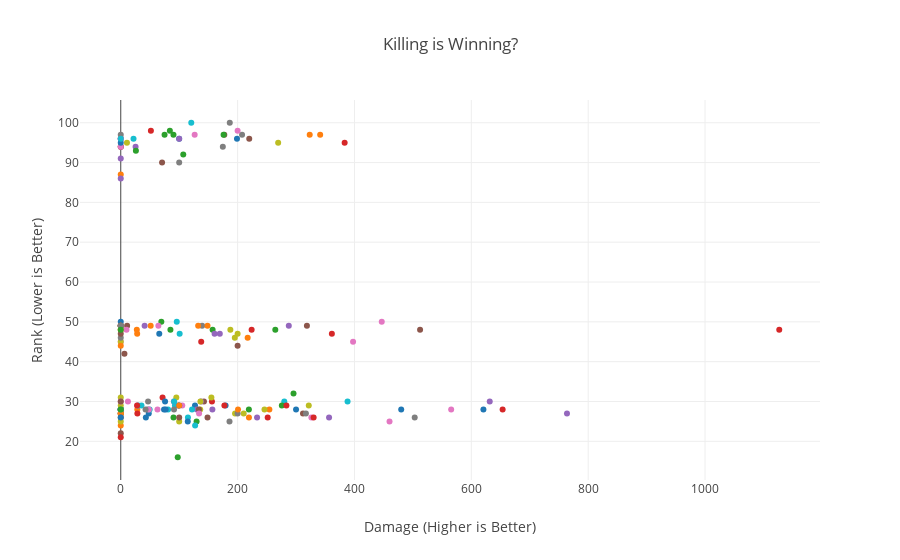

This figure's notebook cell:
### Code cell
#I want to see the relationship between maxPlace, the true ranking from 1-100, with damageDealt.
#In other words, do you get better ranking if you deal more damage, and logically, by getting in fights?
data = []
for asset in np.random.choice(PG_train['Id'].unique(), 200):
    asset_df = PG_train[(PG_train['Id'] == asset)]

    data.append(go.Scatter(
        x = asset_df['damageDealt'].values,
        y = asset_df['maxPlace'].values,
        name = asset,
        showlegend=False
    ))
layout = go.Layout(dict(title = "Killing is Winning?",
                  xaxis = dict(title = 'Damage (Higher is Better)'),
                  yaxis = dict(title = 'Rank (Lower is Better)'),
                  ),legend=dict(
                orientation="h"))
py.iplot(dict(data=data, layout=layout), filename='basic-line')

### Figure 1 — Plotly figure (JSON) as saved in the notebook; plotly's stock layout.template omitted (floating-point values rounded to 4 significant figures)
{"data": [{"name": "c578e4d0dbc98b", "showlegend": false, "type": "scatter", "uid": "a4c4a230-e07b-11e8-ac3d-0088653b14b4", "x": [0], "y": [28]}, {"name": "0b57bf9f8c593b", "showlegend": false, "type": "scatter", "uid": "a4caef46-e07b-11e8-8a2c-0088653b14b4", "x": [28.38], "y": [28]}, {"name": "fc71536a17b2e2", "showlegend": false, "type": "scatter", "uid": "a4cb029c-e07b-11e8-9c4b-0088653b14b4", "x": [157.2], "y": [48]}, {"name": "7ee673d4f9d977", "showlegend": false, "type": "scatter", "uid": "a4cb0490-e07b-11e8-bf4a-0088653b14b4", "x": [251.5], "y": [26]}, {"name": "0a9f5227314bbb", "showlegend": false, "type": "scatter", "uid": "a4cb067a-e07b-11e8-a741-0088653b14b4", "x": [0], "y": [28]}, {"name": "df7aefcd8a75e3", "showlegend": false, "type": "scatter", "uid": "a4cb0834-e07b-11e8-a389-0088653b14b4", "x": [98.53], "y": [29]}, {"name": "e7f625f277bc52", "showlegend": false, "type": "scatter", "uid": "a4cb09e2-e07b-11e8-9809-0088653b14b4", "x": [0], "y": [45]}, {"name": "ba65a95ab6d515", "showlegend": false, "type": "scatter", "uid": "a4cb0bca-e07b-11e8-b22f-0088653b14b4", "x": [139.3], "y": [49]}, {"name": "17cebdc60befd7", "showlegend": false, "type": "scatter", "uid": "a4cb0d8c-e07b-11e8-8f97-0088653b14b4", "x": [210.4], "y": [27]}, {"name": "fbf7ad5f302bdc", "showlegend": false, "type": "scatter", "uid": "a4cb0f30-e07b-11e8-a72c-0088653b14b4", "x": [21.85], "y": [96]}, {"name": "c5029a9370d6eb", "showlegend": false, "type": "scatter", "uid": "a4cb10fa-e07b-11e8-9b2a-0088653b14b4", "x": [47.97], "y": [27]}, {"name": "ddf94bb108a308", "showlegend": false, "type": "scatter", "uid": "a4cb12a8-e07b-11e8-a047-0088653b14b4", "x": [0], "y": [87]}, {"name": "5c1bc6783f3927", "showlegend": false, "type": "scatter", "uid": "a4cb1458-e07b-11e8-95ed-0088653b14b4", "x": [264.5], "y": [48]}, {"name": "7c225a0a108370", "showlegend": false, "type": "scatter", "uid": "a4cb162e-e07b-11e8-bbe1-0088653b14b4", "x": [71.54], "y": [31]}, {"name": "c6353a77e1c78f", "showlegend": false, "type": "scatter", "uid": "a4cb17f0-e07b-11e8-8223-0088653b14b4", "x": [169.5], "y": [47]}, {"name": "fa3e39d8a91f81", "showlegend": false, "type": "scatter", "uid": "a4cb198a-e07b-11e8-9b9a-0088653b14b4", "x": [177.2], "y": [97]}, {"name": "50a6b80babf569", "showlegend": false, "type": "scatter", "uid": "a4cb1b58-e07b-11e8-a935-0088653b14b4", "x": [326.2], "y": [26]}, {"name": "93d47a15d4805e", "showlegend": false, "type": "scatter", "uid": "a4cb1d18-e07b-11e8-b1bd-0088653b14b4", "x": [207.6], "y": [97]}, {"name": "f2d96351620cbb", "showlegend": false, "type": "scatter", "uid": "a4cb1ec6-e07b-11e8-bc65-0088653b14b4", "x": [0], "y": [45]}, {"name": "9b78bca20825de", "showlegend": false, "type": "scatter", "uid": "a4cb209c-e07b-11e8-832e-0088653b14b4", "x": [115], "y": [26]}, {"name": "394a8a49652bbf", "showlegend": false, "type": "scatter", "uid": "a4cb2240-e07b-11e8-9441-0088653b14b4", "x": [74.07], "y": [28]}, {"name": "07bc8e49c7745c", "showlegend": false, "type": "scatter", "uid": "a4cb23ee-e07b-11e8-b76d-0088653b14b4", "x": [254.4], "y": [28]}, {"name": "15b06a1c894b01", "showlegend": false, "type": "scatter", "uid": "a4cb25cc-e07b-11e8-a22f-0088653b14b4", "x": [219.3], "y": [28]}, {"name": "f496fe4be805d7", "showlegend": false, "type": "scatter", "uid": "a4cb27c2-e07b-11e8-a162-0088653b14b4", "x": [137.7], "y": [45]}, {"name": "e0e84287c7b08b", "showlegend": false, "type": "scatter", "uid": "a4cb2934-e07b-11e8-b0de-0088653b14b4", "x": [631.5], "y": [30]}, {"name": "fbcee201be5be4", "showlegend": false, "type": "scatter", "uid": "a4cb2af6-e07b-11e8-8578-0088653b14b4", "x": [311.9], "y": [27]}, {"name": "73442274e99faf", "showlegend": false, "type": "scatter", "uid": "a4cb2c9a-e07b-11e8-8fb3-0088653b14b4", "x": [12.3], "y": [30]}, {"name": "24d686e6078da6", "showlegend": false, "type": "scatter", "uid": "a4cb2e1e-e07b-11e8-9e86-0088653b14b4", "x": [0], "y": [46]}, {"name": "b48987e6ac2e34", "showlegend": false, "type": "scatter", "uid": "a4cb2fd8-e07b-11e8-8bbe-0088653b14b4", "x": [0], "y": [31]}, {"name": "5ead29203ea643", "showlegend": false, "type": "scatter", "uid": "a4cb3154-e07b-11e8-b6cb-0088653b14b4", "x": [0], "y": [28]}, {"name": "ef82c38fb03f5f", "showlegend": false, "type": "scatter", "uid": "a4cb32da-e07b-11e8-84d2-0088653b14b4", "x": [0], "y": [96]}, {"name": "3fdd98b2d11f60", "showlegend": false, "type": "scatter", "uid": "a4cb347e-e07b-11e8-bbdb-0088653b14b4", "x": [0], "y": [49]}, {"name": "f338d5784d7e3f", "showlegend": false, "type": "scatter", "uid": "a4cb360c-e07b-11e8-ba4b-0088653b14b4", "x": [129.8], "y": [25]}, {"name": "422ca7180615a0", "showlegend": false, "type": "scatter", "uid": "a4cb37b4-e07b-11e8-ba86-0088653b14b4", "x": [51.6], "y": [98]}, {"name": "79e2914938b07d", "showlegend": false, "type": "scatter", "uid": "a4cb392e-e07b-11e8-a191-0088653b14b4", "x": [0], "y": [91]}, {"name": "e2470869df64a7", "showlegend": false, "type": "scatter", "uid": "a4cb3ab4-e07b-11e8-8d72-0088653b14b4", "x": [148.5], "y": [26]}, {"name": "8d60d987ad963b", "showlegend": false, "type": "scatter", "uid": "a4cb3c58-e07b-11e8-9af7-0088653b14b4", "x": [62.87], "y": [28]}, {"name": "b63897bde4eaff", "showlegend": false, "type": "scatter", "uid": "a4cb3de8-e07b-11e8-9dc3-0088653b14b4", "x": [186.1], "y": [25]}, {"name": "b0f564470b50bc", "showlegend": false, "type": "scatter", "uid": "a4cb3fa8-e07b-11e8-b85b-0088653b14b4", "x": [10.62], "y": [95]}, {"name": "fe51a82713a67b", "showlegend": false, "type": "scatter", "uid": "a4cb4162-e07b-11e8-be4a-0088653b14b4", "x": [0], "y": [28]}, {"name": "a5b570ddacc54c", "showlegend": false, "type": "scatter", "uid": "a4cb42de-e07b-11e8-946e-0088653b14b4", "x": [300], "y": [28]}, {"name": "90937dd595ef2a", "showlegend": false, "type": "scatter", "uid": "a4cb446e-e07b-11e8-9345-0088653b14b4", "x": [28.1], "y": [47]}, {"name": "87e799b1812f76", "showlegend": false, "type": "scatter", "uid": "a4cb4612-e07b-11e8-a9b9-0088653b14b4", "x": [90.3], "y": [26]}, {"name": "188391c8933122", "showlegend": false, "type": "scatter", "uid": "a4cb47ac-e07b-11e8-8e6f-0088653b14b4", "x": [0], "y": [94]}, {"name": "7f4e66ff52db77", "showlegend": false, "type": "scatter", "uid": "a4cb4928-e07b-11e8-bc58-0088653b14b4", "x": [0], "y": [96]}, {"name": "8c7cffac451deb", "showlegend": false, "type": "scatter", "uid": "a4cb4acc-e07b-11e8-b063-0088653b14b4", "x": [200], "y": [44]}, {"name": "d7563e52a1f386", "showlegend": false, "type": "scatter", "uid": "a4cb4c52-e07b-11e8-b675-0088653b14b4", "x": [397.6], "y": [45]}, {"name": "ce3d9c1de1a87e", "showlegend": false, "type": "scatter", "uid": "a4cb4de2-e07b-11e8-879c-0088653b14b4", "x": [0], "y": [28]}, {"name": "afda8feca04717", "showlegend": false, "type": "scatter", "uid": "a4cb4fe2-e07b-11e8-8dc1-0088653b14b4", "x": [195.6], "y": [27]}, {"name": "a6b9ca48b6f35c", "showlegend": false, "type": "scatter", "uid": "a4cb51ca-e07b-11e8-8405-0088653b14b4", "x": [92.76], "y": [29]}, {"name": "201566c183567c", "showlegend": false, "type": "scatter", "uid": "a4cb535a-e07b-11e8-a5bc-0088653b14b4", "x": [127.1], "y": [29]}, {"name": "8d0ccc07bff6e7", "showlegend": false, "type": "scatter", "uid": "a4cb5512-e07b-11e8-a81c-0088653b14b4", "x": [148.5], "y": [49]}, {"name": "eb5d675eeb67d5", "showlegend": false, "type": "scatter", "uid": "a4cb56ac-e07b-11e8-9494-0088653b14b4", "x": [69.46], "y": [50]}, {"name": "aed42507cec188", "showlegend": false, "type": "scatter", "uid": "a4cb581e-e07b-11e8-a81f-0088653b14b4", "x": [156.1], "y": [30]}, {"name": "96ea9b5964ac0f", "showlegend": false, "type": "scatter", "uid": "a4cb59ae-e07b-11e8-ab5f-0088653b14b4", "x": [0], "y": [27]}, {"name": "52e2831ea7d8df", "showlegend": false, "type": "scatter", "uid": "a4cb5b34-e07b-11e8-8cca-0088653b14b4", "x": [0], "y": [22]}, {"name": "4efaf49814a1b5", "showlegend": false, "type": "scatter", "uid": "a4cb5cc6-e07b-11e8-9954-0088653b14b4", "x": [28.2], "y": [29]}, {"name": "366584a8e7f6c2", "showlegend": false, "type": "scatter", "uid": "a4cb5e68-e07b-11e8-b147-0088653b14b4", "x": [0], "y": [28]}, {"name": "0a0ac6bb57bcbe", "showlegend": false, "type": "scatter", "uid": "a4cb5fe4-e07b-11e8-aa17-0088653b14b4", "x": [0], "y": [48]}, {"name": "a43f6f6ab92f53", "showlegend": false, "type": "scatter", "uid": "a4cb6162-e07b-11e8-9614-0088653b14b4", "x": [388.2], "y": [30]}, {"name": "79a8da3ffa6fb3", "showlegend": false, "type": "scatter", "uid": "a4cb62fa-e07b-11e8-ae23-0088653b14b4", "x": [620.7], "y": [28]}, {"name": "aef5b9988568c0", "showlegend": false, "type": "scatter", "uid": "a4cb648a-e07b-11e8-8d78-0088653b14b4", "x": [219.4], "y": [26]}, {"name": "70d1ced81b4065", "showlegend": false, "type": "scatter", "uid": "a4cb661a-e07b-11e8-bd1a-0088653b14b4", "x": [97.52], "y": [16]}, {"name": "06a150a5c5f03c", "showlegend": false, "type": "scatter", "uid": "a4cb67be-e07b-11e8-b22b-0088653b14b4", "x": [653.6], "y": [28]}, {"name": "316ec5fbde673e", "showlegend": false, "type": "scatter", "uid": "a4cb6958-e07b-11e8-a92c-0088653b14b4", "x": [233.3], "y": [26]}, {"name": "51b9cb5c29ca8f", "showlegend": false, "type": "scatter", "uid": "a4cb6ade-e07b-11e8-9f27-0088653b14b4", "x": [219.9], "y": [96]}, {"name": "f55c0800fc5204", "showlegend": false, "type": "scatter", "uid": "a4cb6d2c-e07b-11e8-8f40-0088653b14b4", "x": [0], "y": [96]}, {"name": "93ba4aded4a2cf", "showlegend": false, "type": "scatter", "uid": "a4cb71be-e07b-11e8-8697-0088653b14b4", "x": [46.21], "y": [28]}, {"name": "2f09f45ec5f4df", "showlegend": false, "type": "scatter", "uid": "a4cb740c-e07b-11e8-a459-0088653b14b4", "x": [155.1], "y": [31]}, {"name": "85f1f8a4ae7c97", "showlegend": false, "type": "scatter", "uid": "a4cb770c-e07b-11e8-8a8b-0088653b14b4", "x": [100.8], "y": [47]}, {"name": "514033b9b53e7f", "showlegend": false, "type": "scatter", "uid": "a4cb79f4-e07b-11e8-94e6-0088653b14b4", "x": [0], "y": [50]}, {"name": "4d1a7d20778d7e", "showlegend": false, "type": "scatter", "uid": "a4cb7c22-e07b-11e8-8bd0-0088653b14b4", "x": [51.23], "y": [49]}, {"name": "7759652a5a8417", "showlegend": false, "type": "scatter", "uid": "a4cb7dd0-e07b-11e8-9ed1-0088653b14b4", "x": [84.06], "y": [98]}, {"name": "fd8f1612d0b036", "showlegend": false, "type": "scatter", "uid": "a4cb7f4c-e07b-11e8-8959-0088653b14b4", "x": [0], "y": [28]}, {"name": "f5515a782a2478", "showlegend": false, "type": "scatter", "uid": "a4cb80c8-e07b-11e8-8c55-0088653b14b4", "x": [130.1], "y": [28]}, {"name": "90b4887a39c8aa", "showlegend": false, "type": "scatter", "uid": "a4cb8280-e07b-11e8-a8c0-0088653b14b4", "x": [0], "y": [94]}, {"name": "fdcb42db5146fb", "showlegend": false, "type": "scatter", "uid": "a4cb8410-e07b-11e8-b3e8-0088653b14b4", "x": [0], "y": [94]}, {"name": "88e6b0fcdcf137", "showlegend": false, "type": "scatter", "uid": "a4cb85a8-e07b-11e8-a964-0088653b14b4", "x": [186.6], "y": [100]}, {"name": "c4b8164ef5d8ee", "showlegend": false, "type": "scatter", "uid": "a4cb874c-e07b-11e8-b26b-0088653b14b4", "x": [136], "y": [28]}, {"name": "8b4abd673de9e2", "showlegend": false, "type": "scatter", "uid": "a4cb88e8-e07b-11e8-8786-0088653b14b4", "x": [0], "y": [28]}, {"name": "634b6e1b20dc8e", "showlegend": false, "type": "scatter", "uid": "a4cb8a6e-e07b-11e8-8af1-0088653b14b4", "x": [100], "y": [96]}, {"name": "aa025cac8e4879", "showlegend": false, "type": "scatter", "uid": "a4cb8c62-e07b-11e8-9a20-0088653b14b4", "x": [323.4], "y": [97]}, {"name": "662eda44cabdcb", "showlegend": false, "type": "scatter", "uid": "a4cb8df4-e07b-11e8-a653-0088653b14b4", "x": [75], "y": [97]}, {"name": "1d27c1add7c542", "showlegend": false, "type": "scatter", "uid": "a4cb8f64-e07b-11e8-b33b-0088653b14b4", "x": [1127], "y": [48]}, {"name": "a15a2a49009a8d", "showlegend": false, "type": "scatter", "uid": "a4cb9146-e07b-11e8-bcbf-0088653b14b4", "x": [100], "y": [96]}, {"name": "191fafc85c5342", "showlegend": false, "type": "scatter", "uid": "a4cb92d4-e07b-11e8-878f-0088653b14b4", "x": [142.4], "y": [30]}, {"name": "6eec22e503ff13", "showlegend": false, "type": "scatter", "uid": "a4cb9482-e07b-11e8-af96-0088653b14b4", "x": [446.7], "y": [50]}, {"name": "8ad4061ccd8ac5", "showlegend": false, "type": "scatter", "uid": "a4cb9608-e07b-11e8-92ff-0088653b14b4", "x": [316.9], "y": [27]}, {"name": "b1e409454574e8", "showlegend": false, "type": "scatter", "uid": "a4cb978c-e07b-11e8-9d53-0088653b14b4", "x": [200], "y": [47]}, {"name": "41d52195d695dc", "showlegend": false, "type": "scatter", "uid": "a4cb9934-e07b-11e8-bd28-0088653b14b4", "x": [29.84], "y": [29]}, {"name": "47b3b9511dfc84", "showlegend": false, "type": "scatter", "uid": "a4cb9ae2-e07b-11e8-8db8-0088653b14b4", "x": [114.7], "y": [25]}, {"name": "09ce41b72bc67f", "showlegend": false, "type": "scatter", "uid": "a4cb9c70-e07b-11e8-95a0-0088653b14b4", "x": [27.48], "y": [48]}, {"name": "ab0807deea9fa1", "showlegend": false, "type": "scatter", "uid": "a4cb9e0a-e07b-11e8-929b-0088653b14b4", "x": [0], "y": [49]}, {"name": "1e9d0cc3331ad8", "showlegend": false, "type": "scatter", "uid": "a4cb9f9a-e07b-11e8-90c1-0088653b14b4", "x": [0], "y": [27]}, {"name": "9b9c449760fb6c", "showlegend": false, "type": "scatter", "uid": "a4cba11e-e07b-11e8-b0a0-0088653b14b4", "x": [0], "y": [86]}, {"name": "9e4605acacd0d7", "showlegend": false, "type": "scatter", "uid": "a4cba2cc-e07b-11e8-b2aa-0088653b14b4", "x": [0], "y": [27]}, {"name": "55533dbe8ebfcc", "showlegend": false, "type": "scatter", "uid": "a4cba44a-e07b-11e8-998d-0088653b14b4", "x": [105.3], "y": [29]}, {"name": "4ecc1d5d062125", "showlegend": false, "type": "scatter", "uid": "a4cba5c6-e07b-11e8-a051-0088653b14b4", "x": [100], "y": [90]}, {"name": "3e59d94725b544", "showlegend": false, "type": "scatter", "uid": "a4cba774-e07b-11e8-b43a-0088653b14b4", "x": [321.8], "y": [29]}, {"name": "df6f28f7a401a2", "showlegend": false, "type": "scatter", "uid": "a4cba8fa-e07b-11e8-b3af-0088653b14b4", "x": [0], "y": [28]}, {"name": "33155d20c15572", "showlegend": false, "type": "scatter", "uid": "a4cbaa8a-e07b-11e8-b12a-0088653b14b4", "x": [100], "y": [29]}, {"name": "1ad25c71702e3c", "showlegend": false, "type": "scatter", "uid": "a4cbabfa-e07b-11e8-8ee8-0088653b14b4", "x": [0], "y": [48]}, {"name": "e2b350f8f06201", "showlegend": false, "type": "scatter", "uid": "a4cbadb4-e07b-11e8-ad11-0088653b14b4", "x": [0], "y": [49]}, {"name": "e9cb300f680cc0", "showlegend": false, "type": "scatter", "uid": "a4cbaf58-e07b-11e8-b81f-0088653b14b4", "x": [383.2], "y": [95]}, {"name": "acebbf30827f98", "showlegend": false, "type": "scatter", "uid": "a4cbb0de-e07b-11e8-ad3d-0088653b14b4", "x": [137.3], "y": [30]}, {"name": "0ab67d8ec7b030", "showlegend": false, "type": "scatter", "uid": "a4cbb282-e07b-11e8-81f8-0088653b14b4", "x": [133.8], "y": [28]}, {"name": "61ea3d0004eef9", "showlegend": false, "type": "scatter", "uid": "a4cbb408-e07b-11e8-b267-0088653b14b4", "x": [460], "y": [25]}, {"name": "30415b09ace8f2", "showlegend": false, "type": "scatter", "uid": "a4cbb598-e07b-11e8-bdef-0088653b14b4", "x": [200], "y": [27]}, {"name": "8bd542c4898ab8", "showlegend": false, "type": "scatter", "uid": "a4cbb746-e07b-11e8-9833-0088653b14b4", "x": [0], "y": [27]}, {"name": "336850794931c3", "showlegend": false, "type": "scatter", "uid": "a4cbb8c2-e07b-11e8-9c99-0088653b14b4", "x": [81], "y": [28]}, {"name": "66ff741d9e11a7", "showlegend": false, "type": "scatter", "uid": "a4cbba52-e07b-11e8-a943-0088653b14b4", "x": [42.96], "y": [26]}, {"name": "434b7215686d15", "showlegend": false, "type": "scatter", "uid": "a4cbbbec-e07b-11e8-ad5e-0088653b14b4", "x": [0], "y": [49]}, {"name": "128cbf304b8e67", "showlegend": false, "type": "scatter", "uid": "a4cbbd7a-e07b-11e8-a1d8-0088653b14b4", "x": [176], "y": [97]}, {"name": "91ac9472b7f40a", "showlegend": false, "type": "scatter", "uid": "a4cbbf1e-e07b-11e8-bb9e-0088653b14b4", "x": [0], "y": [49]}, {"name": "8ebf937298e2f8", "showlegend": false, "type": "scatter", "uid": "a4cbc09c-e07b-11e8-b287-0088653b14b4", "x": [0], "y": [49]}, {"name": "03114ba92f81fc", "showlegend": false, "type": "scatter", "uid": "a4cbc218-e07b-11e8-a4a5-0088653b14b4", "x": [0], "y": [47]}, {"name": "d8c1bb57ab00e1", "showlegend": false, "type": "scatter", "uid": "a4cbc3da-e07b-11e8-8f43-0088653b14b4", "x": [0], "y": [96]}, {"name": "bd0a5e311842f2", "showlegend": false, "type": "scatter", "uid": "a4cbc574-e07b-11e8-b464-0088653b14b4", "x": [503.1], "y": [26]}, {"name": "e2950da535fae4", "showlegend": false, "type": "scatter", "uid": "a4cbc706-e07b-11e8-b960-0088653b14b4", "x": [0], "y": [29]}, {"name": "5cbbc113556c76", "showlegend": false, "type": "scatter", "uid": "a4cbc88a-e07b-11e8-8b74-0088653b14b4", "x": [122], "y": [28]}, {"name": "bf3f5963fee697", "showlegend": false, "type": "scatter", "uid": "a4cbca10-e07b-11e8-81d3-0088653b14b4", "x": [179.4], "y": [29]}, {"name": "8aba633052dc07", "showlegend": false, "type": "scatter", "uid": "a4cbcb9e-e07b-11e8-8487-0088653b14b4", "x": [0], "y": [27]}, {"name": "27a5f9687671bc", "showlegend": false, "type": "scatter", "uid": "a4cbcd46-e07b-11e8-8698-0088653b14b4", "x": [90.21], "y": [97]}, {"name": "ed4ece608e23ec", "showlegend": false, "type": "scatter", "uid": "a4cbced4-e07b-11e8-a02a-0088653b14b4", "x": [361.3], "y": [47]}, {"name": "c8fdc72204b59b", "showlegend": false, "type": "scatter", "uid": "a4cbd05a-e07b-11e8-844e-0088653b14b4", "x": [160.6], "y": [47]}, {"name": "0a5770018947cd", "showlegend": false, "type": "scatter", "uid": "a4cbd1e2-e07b-11e8-bfab-0088653b14b4", "x": [318.6], "y": [49]}, {"name": "477736adf06ec9", "showlegend": false, "type": "scatter", "uid": "a4cbd370-e07b-11e8-9095-0088653b14b4", "x": [134], "y": [27]}, {"name": "ea60c8294b22ec", "showlegend": false, "type": "scatter", "uid": "a4cbd4f6-e07b-11e8-94f4-0088653b14b4", "x": [0], "y": [28]}, {"name": "3eec10eeba66da", "showlegend": false, "type": "scatter", "uid": "a4cbd69a-e07b-11e8-9269-0088653b14b4", "x": [100], "y": [25]}, {"name": "4258a6818558c1", "showlegend": false, "type": "scatter", "uid": "a4cbd834-e07b-11e8-9e4e-0088653b14b4", "x": [35.46], "y": [29]}, {"name": "b4ce8f76a82e33", "showlegend": false, "type": "scatter", "uid": "a4cbd9ec-e07b-11e8-9d57-0088653b14b4", "x": [0], "y": [95]}, {"name": "daa65cd93a511c", "showlegend": false, "type": "scatter", "uid": "a4cbdb90-e07b-11e8-9a77-0088653b14b4", "x": [0], "y": [24]}, {"name": "e82ef9c0012b40", "showlegend": false, "type": "scatter", "uid": "a4cbdd1e-e07b-11e8-a487-0088653b14b4", "x": [107], "y": [92]}, {"name": "ed53a14e3395e2", "showlegend": false, "type": "scatter", "uid": "a4cbde9c-e07b-11e8-a5cd-0088653b14b4", "x": [224], "y": [48]}, {"name": "ae002541f541ce", "showlegend": false, "type": "scatter", "uid": "a4cbe02c-e07b-11e8-8940-0088653b14b4", "x": [25.38], "y": [94]}, {"name": "e5519d8d881f79", "showlegend": false, "type": "scatter", "uid": "a4cbe1ba-e07b-11e8-879f-0088653b14b4", "x": [0], "y": [26]}, {"name": "aad518faafc6c5", "showlegend": false, "type": "scatter", "uid": "a4cbe34c-e07b-11e8-afaf-0088653b14b4", "x": [565.5], "y": [28]}, {"name": "01e63a720784d9", "showlegend": false, "type": "scatter", "uid": "a4cbe4f0-e07b-11e8-baa7-0088653b14b4", "x": [91.14], "y": [28]}, {"name": "08e1012e1f4fad", "showlegend": false, "type": "scatter", "uid": "a4cbe66c-e07b-11e8-bf0f-0088653b14b4", "x": [136.4], "y": [30]}, {"name": "0b1db53f7e2aad", "showlegend": false, "type": "scatter", "uid": "a4cbe7e8-e07b-11e8-947e-0088653b14b4", "x": [127.3], "y": [24]}, {"name": "77d4ca39df5db8", "showlegend": false, "type": "scatter", "uid": "a4cbe982-e07b-11e8-b6cb-0088653b14b4", "x": [198.9], "y": [96]}, {"name": "83888e01f7e0bf", "showlegend": false, "type": "scatter", "uid": "a4cbeb1c-e07b-11e8-bc7c-0088653b14b4", "x": [100], "y": [29]}, {"name": "31d24de56b0457", "showlegend": false, "type": "scatter", "uid": "a4cbecca-e07b-11e8-af88-0088653b14b4", "x": [85.02], "y": [48]}, {"name": "f7f55bd7627668", "showlegend": false, "type": "scatter", "uid": "a4cbee6e-e07b-11e8-96d1-0088653b14b4", "x": [0], "y": [21]}, {"name": "e7c029ad164dcc", "showlegend": false, "type": "scatter", "uid": "a4cbefe8-e07b-11e8-88c8-0088653b14b4", "x": [763.7], "y": [27]}, {"name": "e8bcec4b66e678", "showlegend": false, "type": "scatter", "uid": "a4cbf170-e07b-11e8-ae1f-0088653b14b4", "x": [6.316], "y": [42]}, {"name": "bc30260a39e37c", "showlegend": false, "type": "scatter", "uid": "a4cbf328-e07b-11e8-840d-0088653b14b4", "x": [64.36], "y": [49]}, {"name": "95803263079b59", "showlegend": false, "type": "scatter", "uid": "a4cbf4b8-e07b-11e8-90d6-0088653b14b4", "x": [0], "y": [97]}, {"name": "aaa85ec0fa158e", "showlegend": false, "type": "scatter", "uid": "a4cbf61e-e07b-11e8-a3f5-0088653b14b4", "x": [0], "y": [25]}, {"name": "a1d549b5f961b2", "showlegend": false, "type": "scatter", "uid": "a4cbf7c6-e07b-11e8-abe1-0088653b14b4", "x": [49.47], "y": [28]}, {"name": "c29ab5d4c4882d", "showlegend": false, "type": "scatter", "uid": "a4cbf94a-e07b-11e8-8af2-0088653b14b4", "x": [65.93], "y": [47]}, {"name": "074f2c836b409a", "showlegend": false, "type": "scatter", "uid": "a4cbfad0-e07b-11e8-8c22-0088653b14b4", "x": [200.7], "y": [28]}, {"name": "c3def469a81f71", "showlegend": false, "type": "scatter", "uid": "a4cbfc88-e07b-11e8-a2a3-0088653b14b4", "x": [0], "y": [28]}, {"name": "83119dca7b7be5", "showlegend": false, "type": "scatter", "uid": "a4cbfe0c-e07b-11e8-a77c-0088653b14b4", "x": [28.48], "y": [27]}, {"name": "c1a3ba87b4c153", "showlegend": false, "type": "scatter", "uid": "a4cbff80-e07b-11e8-b064-0088653b14b4", "x": [40.85], "y": [49]}, {"name": "d212982ca98b8b", "showlegend": false, "type": "scatter", "uid": "a4cc014c-e07b-11e8-a38b-0088653b14b4", "x": [70.73], "y": [90]}, {"name": "6001f54f5386a9", "showlegend": false, "type": "scatter", "uid": "a4cc02dc-e07b-11e8-a907-0088653b14b4", "x": [0], "y": [30]}, {"name": "5427953aaada63", "showlegend": false, "type": "scatter", "uid": "a4cc0458-e07b-11e8-b1a1-0088653b14b4", "x": [0], "y": [49]}, {"name": "24e3f6f83e523a", "showlegend": false, "type": "scatter", "uid": "a4cc05f4-e07b-11e8-977c-0088653b14b4", "x": [269.4], "y": [95]}, {"name": "76fdfff3e3073a", "showlegend": false, "type": "scatter", "uid": "a4cc0778-e07b-11e8-a40d-0088653b14b4", "x": [279.9], "y": [30]}, {"name": "e2529e9f5499e9", "showlegend": false, "type": "scatter", "uid": "a4cc08fe-e07b-11e8-a5ee-0088653b14b4", "x": [480], "y": [28]}, {"name": "c45f2b1142e5a6", "showlegend": false, "type": "scatter", "uid": "a4cc0ab6-e07b-11e8-add6-0088653b14b4", "x": [217.2], "y": [46]}, {"name": "ba4d49cb0b94f9", "showlegend": false, "type": "scatter", "uid": "a4cc0c34-e07b-11e8-b0bd-0088653b14b4", "x": [25.93], "y": [93]}, {"name": "57d7cdc093afa3", "showlegend": false, "type": "scatter", "uid": "a4cc0da4-e07b-11e8-bc77-0088653b14b4", "x": [177.4], "y": [29]}, {"name": "ab6b2c91a6c27c", "showlegend": false, "type": "scatter", "uid": "a4cc0f52-e07b-11e8-96e9-0088653b14b4", "x": [91], "y": [30]}, {"name": "72e1c1fa067673", "showlegend": false, "type": "scatter", "uid": "a4cc10d8-e07b-11e8-9c11-0088653b14b4", "x": [10.88], "y": [49]}, {"name": "735f41a9880da6", "showlegend": false, "type": "scatter", "uid": "a4cc1376-e07b-11e8-bb50-0088653b14b4", "x": [9.799], "y": [48]}, {"name": "520e7609bec9e3", "showlegend": false, "type": "scatter", "uid": "a4cc1510-e07b-11e8-98bd-0088653b14b4", "x": [0], "y": [49]}, {"name": "7f23108a43a2c0", "showlegend": false, "type": "scatter", "uid": "a4cc16a8-e07b-11e8-99f4-0088653b14b4", "x": [187.6], "y": [48]}, {"name": "fd8723ea1af754", "showlegend": false, "type": "scatter", "uid": "a4cc1846-e07b-11e8-9e77-0088653b14b4", "x": [120.7], "y": [100]}, {"name": "d94e815fb93d1e", "showlegend": false, "type": "scatter", "uid": "a4cc19d4-e07b-11e8-9889-0088653b14b4", "x": [76.8], "y": [28]}, {"name": "9630dcca4bb62d", "showlegend": false, "type": "scatter", "uid": "a4cc1b64-e07b-11e8-9e33-0088653b14b4", "x": [132.5], "y": [49]}, {"name": "245388fc6d52b6", "showlegend": false, "type": "scatter", "uid": "a4cc1cf4-e07b-11e8-89c5-0088653b14b4", "x": [275.7], "y": [29]}, {"name": "80d67986c25abe", "showlegend": false, "type": "scatter", "uid": "a4cc1e70-e07b-11e8-8c8c-0088653b14b4", "x": [330.1], "y": [26]}, {"name": "0e1b55b0550739", "showlegend": false, "type": "scatter", "uid": "a4cc2000-e07b-11e8-81cc-0088653b14b4", "x": [156.8], "y": [28]}, {"name": "5574ba9ff418d2", "showlegend": false, "type": "scatter", "uid": "a4cc21a4-e07b-11e8-84e3-0088653b14b4", "x": [0], "y": [30]}, {"name": "afb98295726aff", "showlegend": false, "type": "scatter", "uid": "a4cc235c-e07b-11e8-8eea-0088653b14b4", "x": [48.15], "y": [28]}, {"name": "31b67a5b1bb879", "showlegend": false, "type": "scatter", "uid": "a4cc24e2-e07b-11e8-a91a-0088653b14b4", "x": [46.8], "y": [30]}, {"name": "0b41004783666c", "showlegend": false, "type": "scatter", "uid": "a4cc2674-e07b-11e8-8c2c-0088653b14b4", "x": [246], "y": [28]}, {"name": "6c0b5819c0731d", "showlegend": false, "type": "scatter", "uid": "a4cc2802-e07b-11e8-994c-0088653b14b4", "x": [0], "y": [96]}, {"name": "d609ea9b928fcd", "showlegend": false, "type": "scatter", "uid": "a4cc2992-e07b-11e8-abe1-0088653b14b4", "x": [0], "y": [26]}, {"name": "a390770978b252", "showlegend": false, "type": "scatter", "uid": "a4cc2b40-e07b-11e8-9409-0088653b14b4", "x": [341.3], "y": [97]}, {"name": "9a362da7f46b29", "showlegend": false, "type": "scatter", "uid": "a4cc2cc6-e07b-11e8-8230-0088653b14b4", "x": [295.7], "y": [32]}, {"name": "fde5ecf265a104", "showlegend": false, "type": "scatter", "uid": "a4cc2e58-e07b-11e8-9e9d-0088653b14b4", "x": [283.5], "y": [29]}, {"name": "556a71020e4ac2", "showlegend": false, "type": "scatter", "uid": "a4cc2ffa-e07b-11e8-9c51-0088653b14b4", "x": [356.5], "y": [26]}, {"name": "a317e2025f8648", "showlegend": false, "type": "scatter", "uid": "a4cc3194-e07b-11e8-ae6f-0088653b14b4", "x": [512.3], "y": [48]}, {"name": "25c029f884c3a0", "showlegend": false, "type": "scatter", "uid": "a4cc3310-e07b-11e8-a8b0-0088653b14b4", "x": [126.5], "y": [97]}, {"name": "c1b8e8629bbdf7", "showlegend": false, "type": "scatter", "uid": "a4cc34a8-e07b-11e8-bb5b-0088653b14b4", "x": [42.46], "y": [28]}, {"name": "0744ce9d82d69e", "showlegend": false, "type": "scatter", "uid": "a4cc3646-e07b-11e8-9ed7-0088653b14b4", "x": [195.2], "y": [46]}, {"name": "54395c9be724ac", "showlegend": false, "type": "scatter", "uid": "a4cc37ca-e07b-11e8-8d40-0088653b14b4", "x": [95.88], "y": [50]}, {"name": "095264207fff56", "showlegend": false, "type": "scatter", "uid": "a4cc3964-e07b-11e8-995e-0088653b14b4", "x": [75.87], "y": [30]}, {"name": "e5a13c85155557", "showlegend": false, "type": "scatter", "uid": "a4cc3ae2-e07b-11e8-b71c-0088653b14b4", "x": [0], "y": [44]}, {"name": "e68e9fb7c42403", "showlegend": false, "type": "scatter", "uid": "a4cc3c66-e07b-11e8-8351-0088653b14b4", "x": [0], "y": [48]}, {"name": "fa61a5e5ba5ad8", "showlegend": false, "type": "scatter", "uid": "a4cc3e00-e07b-11e8-9551-0088653b14b4", "x": [28.03], "y": [29]}, {"name": "5431ff0cb760e8", "showlegend": false, "type": "scatter", "uid": "a4cc3fae-e07b-11e8-806c-0088653b14b4", "x": [287.6], "y": [49]}, {"name": "3dcd33b191eb10", "showlegend": false, "type": "scatter", "uid": "a4cc4148-e07b-11e8-ad04-0088653b14b4", "x": [100], "y": [26]}, {"name": "ae4b2d32fa3598", "showlegend": false, "type": "scatter", "uid": "a4cc42d8-e07b-11e8-ad01-0088653b14b4", "x": [200], "y": [98]}, {"name": "309b10e2526a5a", "showlegend": false, "type": "scatter", "uid": "a4cc4454-e07b-11e8-b4f1-0088653b14b4", "x": [174.7], "y": [94]}, {"name": "9af9c3e98ae8f7", "showlegend": false, "type": "scatter", "uid": "a4cc45e4-e07b-11e8-96ec-0088653b14b4", "x": [95.1], "y": [31]}, {"name": "1b5334e9b12c85", "showlegend": false, "type": "scatter", "uid": "a4cc4792-e07b-11e8-a8da-0088653b14b4", "x": [91.36], "y": [30]}], "layout": {"legend": {"orientation": "h"}, "title": "Killing is Winning?", "xaxis": {"title": "Damage (Higher is Better)"}, "yaxis": {"title": "Rank (Lower is Better)"}}}
